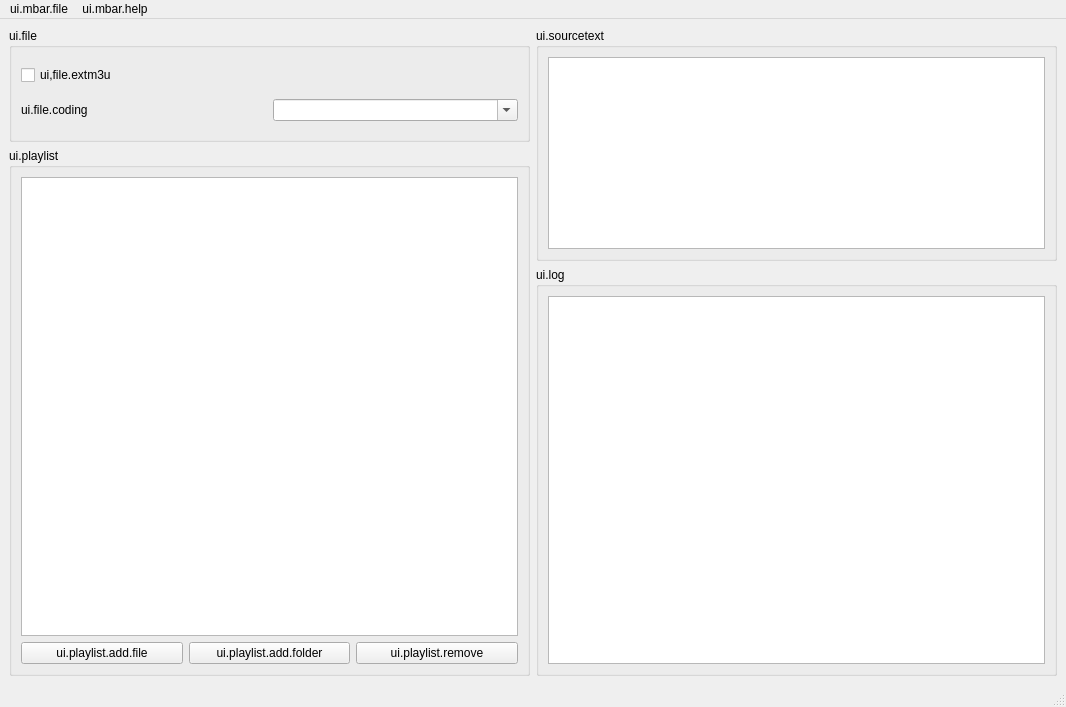
<?xml version="1.0" encoding="UTF-8"?>
<ui version="4.0">
 <class>MainWindow</class>
 <widget class="QMainWindow" name="MainWindow">
  <property name="geometry">
   <rect>
    <x>0</x>
    <y>0</y>
    <width>1066</width>
    <height>707</height>
   </rect>
  </property>
  <property name="windowTitle">
   <string>MainWindow</string>
  </property>
  <widget class="QWidget" name="centralwidget">
   <layout class="QGridLayout" name="gridLayout_3" columnstretch="1,1">
    <item row="2" column="1">
     <widget class="QGroupBox" name="groupBox_5">
      <property name="title">
       <string>ui.log</string>
      </property>
      <layout class="QVBoxLayout" name="verticalLayout_2">
       <item>
        <widget class="QPlainTextEdit" name="plainTextEdit_log">
         <property name="readOnly">
          <bool>true</bool>
         </property>
        </widget>
       </item>
      </layout>
     </widget>
    </item>
    <item row="0" column="1" rowspan="2">
     <widget class="QGroupBox" name="groupBox_4">
      <property name="title">
       <string>ui.sourcetext</string>
      </property>
      <layout class="QVBoxLayout" name="verticalLayout">
       <item>
        <widget class="QPlainTextEdit" name="plainTextEdit_source">
         <property name="verticalScrollBarPolicy">
          <enum>Qt::ScrollBarAsNeeded</enum>
         </property>
         <property name="readOnly">
          <bool>true</bool>
         </property>
        </widget>
       </item>
      </layout>
     </widget>
    </item>
    <item row="0" column="0">
     <widget class="QGroupBox" name="groupBox_3">
      <property name="title">
       <string>ui.file</string>
      </property>
      <layout class="QGridLayout" name="gridLayout_2">
       <item row="1" column="0">
        <widget class="QLabel" name="label">
         <property name="text">
          <string>ui.file.coding</string>
         </property>
        </widget>
       </item>
       <item row="1" column="1">
        <widget class="QComboBox" name="comboBox">
         <property name="editable">
          <bool>true</bool>
         </property>
        </widget>
       </item>
       <item row="0" column="0" colspan="2">
        <widget class="QCheckBox" name="checkBox">
         <property name="text">
          <string>ui,file.extm3u</string>
         </property>
        </widget>
       </item>
      </layout>
     </widget>
    </item>
    <item row="1" column="0" rowspan="2">
     <widget class="QGroupBox" name="groupBox">
      <property name="title">
       <string>ui.playlist</string>
      </property>
      <layout class="QGridLayout" name="gridLayout">
       <item row="2" column="0">
        <widget class="QPushButton" name="pushButton">
         <property name="text">
          <string>ui.playlist.add.file</string>
         </property>
        </widget>
       </item>
       <item row="2" column="1">
        <widget class="QPushButton" name="pushButton_2">
         <property name="text">
          <string>ui.playlist.add.folder</string>
         </property>
        </widget>
       </item>
       <item row="2" column="2">
        <widget class="QPushButton" name="pushButton_4">
         <property name="sizePolicy">
          <sizepolicy hsizetype="Minimum" vsizetype="Fixed">
           <horstretch>0</horstretch>
           <verstretch>0</verstretch>
          </sizepolicy>
         </property>
         <property name="text">
          <string>ui.playlist.remove</string>
         </property>
        </widget>
       </item>
       <item row="0" column="0" rowspan="2" colspan="3">
        <widget class="QListWidget" name="listWidget">
         <property name="sizePolicy">
          <sizepolicy hsizetype="Expanding" vsizetype="Expanding">
           <horstretch>0</horstretch>
           <verstretch>0</verstretch>
          </sizepolicy>
         </property>
         <property name="dragEnabled">
          <bool>true</bool>
         </property>
         <property name="dragDropMode">
          <enum>QAbstractItemView::DragDrop</enum>
         </property>
         <property name="defaultDropAction">
          <enum>Qt::MoveAction</enum>
         </property>
         <property name="selectionMode">
          <enum>QAbstractItemView::ExtendedSelection</enum>
         </property>
        </widget>
       </item>
      </layout>
     </widget>
    </item>
   </layout>
  </widget>
  <widget class="QMenuBar" name="menubar">
   <property name="geometry">
    <rect>
     <x>0</x>
     <y>0</y>
     <width>1066</width>
     <height>23</height>
    </rect>
   </property>
   <widget class="QMenu" name="menuaa">
    <property name="title">
     <string>ui.mbar.file</string>
    </property>
    <addaction name="actionui_mbar_file_new"/>
    <addaction name="actionui_mbar_file_open"/>
    <addaction name="actionui_mbar_file_reload"/>
    <addaction name="separator"/>
    <addaction name="actionui_mbar_file_save"/>
    <addaction name="actionui_mbar_file_saveto"/>
    <addaction name="separator"/>
    <addaction name="actionui_mbar_file_close"/>
    <addaction name="actionui_mbar_file_quit"/>
   </widget>
   <widget class="QMenu" name="menuui_mbar_help">
    <property name="title">
     <string>ui.mbar.help</string>
    </property>
    <addaction name="actionui_mbar_help_about"/>
   </widget>
   <addaction name="menuaa"/>
   <addaction name="menuui_mbar_help"/>
  </widget>
  <widget class="QStatusBar" name="statusBar"/>
  <action name="actionui_mbar_file_open">
   <property name="text">
    <string>ui.mbar.file.open</string>
   </property>
  </action>
  <action name="actionui_mbar_file_new">
   <property name="text">
    <string>ui.mbar.file.new</string>
   </property>
  </action>
  <action name="actionui_mbar_file_close">
   <property name="text">
    <string>ui.mbar.file.close</string>
   </property>
  </action>
  <action name="actionui_mbar_file_quit">
   <property name="text">
    <string>ui.mbar.file.quit</string>
   </property>
  </action>
  <action name="actionui_mbar_file_save">
   <property name="text">
    <string>ui.mbar.file.save</string>
   </property>
  </action>
  <action name="actionui_mbar_file_saveto">
   <property name="text">
    <string>ui.mbar.file.saveto</string>
   </property>
  </action>
  <action name="actionui_mbar_help_about">
   <property name="text">
    <string>ui.mbar.help.about</string>
   </property>
  </action>
  <action name="actionui_mbar_file_reload">
   <property name="text">
    <string>ui.mbar.file.reload</string>
   </property>
  </action>
 </widget>
 <resources/>
 <connections>
  <connection>
   <sender>actionui_mbar_file_quit</sender>
   <signal>triggered()</signal>
   <receiver>MainWindow</receiver>
   <slot>close()</slot>
   <hints>
    <hint type="sourcelabel">
     <x>-1</x>
     <y>-1</y>
    </hint>
    <hint type="destinationlabel">
     <x>427</x>
     <y>353</y>
    </hint>
   </hints>
  </connection>
  <connection>
   <sender>pushButton</sender>
   <signal>clicked()</signal>
   <receiver>MainWindow</receiver>
   <slot>addfiles()</slot>
   <hints>
    <hint type="sourcelabel">
     <x>82</x>
     <y>676</y>
    </hint>
    <hint type="destinationlabel">
     <x>534</x>
     <y>353</y>
    </hint>
   </hints>
  </connection>
  <connection>
   <sender>pushButton_2</sender>
   <signal>clicked()</signal>
   <receiver>MainWindow</receiver>
   <slot>addfolder()</slot>
   <hints>
    <hint type="sourcelabel">
     <x>222</x>
     <y>676</y>
    </hint>
    <hint type="destinationlabel">
     <x>534</x>
     <y>353</y>
    </hint>
   </hints>
  </connection>
  <connection>
   <sender>pushButton_4</sender>
   <signal>clicked()</signal>
   <receiver>MainWindow</receiver>
   <slot>rmedia()</slot>
   <hints>
    <hint type="sourcelabel">
     <x>532</x>
     <y>676</y>
    </hint>
    <hint type="destinationlabel">
     <x>534</x>
     <y>353</y>
    </hint>
   </hints>
  </connection>
  <connection>
   <sender>checkBox</sender>
   <signal>stateChanged(int)</signal>
   <receiver>MainWindow</receiver>
   <slot>change_extm3u(int)</slot>
   <hints>
    <hint type="sourcelabel">
     <x>381</x>
     <y>61</y>
    </hint>
    <hint type="destinationlabel">
     <x>534</x>
     <y>353</y>
    </hint>
   </hints>
  </connection>
  <connection>
   <sender>actionui_mbar_file_open</sender>
   <signal>triggered()</signal>
   <receiver>MainWindow</receiver>
   <slot>loadfile()</slot>
   <hints>
    <hint type="sourcelabel">
     <x>-1</x>
     <y>-1</y>
    </hint>
    <hint type="destinationlabel">
     <x>534</x>
     <y>353</y>
    </hint>
   </hints>
  </connection>
  <connection>
   <sender>actionui_mbar_file_save</sender>
   <signal>triggered()</signal>
   <receiver>MainWindow</receiver>
   <slot>save()</slot>
   <hints>
    <hint type="sourcelabel">
     <x>-1</x>
     <y>-1</y>
    </hint>
    <hint type="destinationlabel">
     <x>534</x>
     <y>353</y>
    </hint>
   </hints>
  </connection>
  <connection>
   <sender>actionui_mbar_file_saveto</sender>
   <signal>triggered()</signal>
   <receiver>MainWindow</receiver>
   <slot>saveto()</slot>
   <hints>
    <hint type="sourcelabel">
     <x>-1</x>
     <y>-1</y>
    </hint>
    <hint type="destinationlabel">
     <x>534</x>
     <y>353</y>
    </hint>
   </hints>
  </connection>
  <connection>
   <sender>actionui_mbar_file_new</sender>
   <signal>triggered()</signal>
   <receiver>MainWindow</receiver>
   <slot>new()</slot>
   <hints>
    <hint type="sourcelabel">
     <x>-1</x>
     <y>-1</y>
    </hint>
    <hint type="destinationlabel">
     <x>534</x>
     <y>353</y>
    </hint>
   </hints>
  </connection>
  <connection>
   <sender>actionui_mbar_help_about</sender>
   <signal>triggered()</signal>
   <receiver>MainWindow</receiver>
   <slot>openabout()</slot>
   <hints>
    <hint type="sourcelabel">
     <x>-1</x>
     <y>-1</y>
    </hint>
    <hint type="destinationlabel">
     <x>534</x>
     <y>353</y>
    </hint>
   </hints>
  </connection>
  <connection>
   <sender>actionui_mbar_file_reload</sender>
   <signal>triggered()</signal>
   <receiver>MainWindow</receiver>
   <slot>reloadfile()</slot>
   <hints>
    <hint type="sourcelabel">
     <x>-1</x>
     <y>-1</y>
    </hint>
    <hint type="destinationlabel">
     <x>532</x>
     <y>353</y>
    </hint>
   </hints>
  </connection>
 </connections>
 <slots>
  <slot>loadfile()</slot>
  <slot>addfiles()</slot>
  <slot>addfolder()</slot>
  <slot>importpl()</slot>
  <slot>rmedia()</slot>
  <slot>change_extm3u(int)</slot>
  <slot>save()</slot>
  <slot>saveto()</slot>
  <slot>change_version(int)</slot>
  <slot>new()</slot>
  <slot>openabout()</slot>
  <slot>reloadfile()</slot>
 </slots>
</ui>
